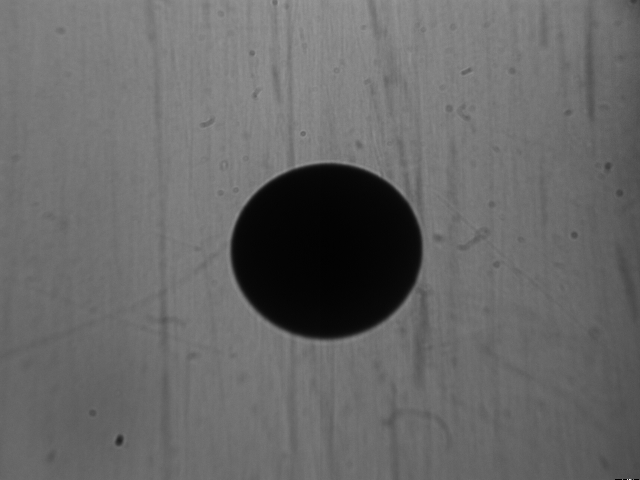
#> input picture 1-Images_gouttes/0387.jpg, 640 x 480 px
$ python Code.py
#> lines starting #> are read from the running program, lines starting #| are printed output that depends on the picture; after the words box and inside, x2 and y2 are one past the last pixel; in counts of white or black regions, pixels touching at a corner belong together
import cv2
import numpy as np

# Charger l'image
img = cv2.imread("1-Images_gouttes/0387.jpg")
#> img is the input picture: shape (480, 640, 3); min 0, max 255, mean 103.8

# Convertir en HSV
hsv_img = cv2.cvtColor(img, cv2.COLOR_BGR2HSV)
#> hsv_img: shape (480, 640, 3); mean H, S, V 0, 0, 103.8

# Définir les seuils pour détecter la goutte
bound_lower = np.array([0, 0, 0])      # Noir
bound_upper = np.array([180, 255, 50]) # Limite du noir

# Créer le masque pour extraire la goutte
mask_black = cv2.inRange(hsv_img, bound_lower, bound_upper)
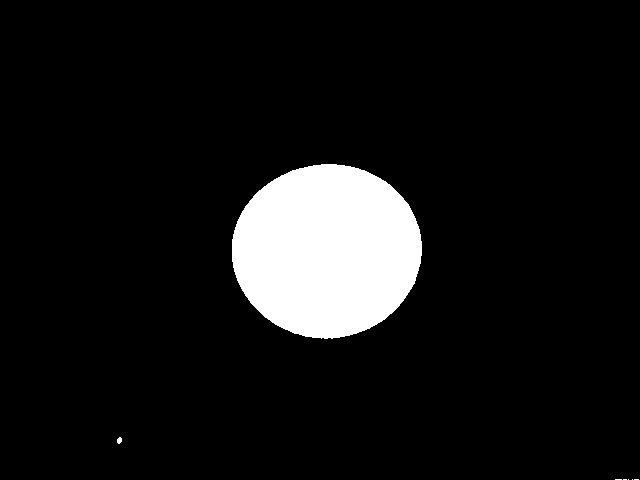
#> mask_black: shape (480, 640); 8.5% white; 7 white regions (5 under 20 px), largest, box (x1, y1, x2, y2) and area: (232, 164, 422, 339) 25948, (117, 437, 122, 444) 27

# Améliorer le masque avec des opérations morphologiques
kernel = np.ones((7, 7), np.uint8)
mask_black = cv2.morphologyEx(mask_black, cv2.MORPH_CLOSE, kernel)
#> mask_black: shape (480, 640); 8.5% white; 3 white regions, box (x1, y1, x2, y2) and area: (232, 164, 422, 339) 25953, (117, 437, 122, 444) 27, (615, 479, 640, 480) 25
mask_black = cv2.morphologyEx(mask_black, cv2.MORPH_OPEN, kernel)
#> mask_black: shape (480, 640); 8.4% white; 1 white region

# Trouver les contours
contours, _ = cv2.findContours(mask_black, cv2.RETR_EXTERNAL, cv2.CHAIN_APPROX_SIMPLE)
#> contours = 1 contour; box (x1, y1, x2, y2) and area: (232, 164, 422, 339) 25696

# Copier l'image pour affichage
output = img.copy()

# Vérifier qu'un contour est détecté
if contours:
    # Prendre le plus grand contour (supposé être la goutte)
    c = max(contours, key=cv2.contourArea)
#> c = contour of 258 points, box (x1, y1, x2, y2) (232, 164, 422, 339), area 25696

    # ---- 🔹 1. Surface (Aire) ----
    area = cv2.contourArea(c)
#> area = 25696

    # ---- 🔹 2. Diamètre équivalent (disque de même surface) ----
    diameter_eq = np.sqrt(4 * area / np.pi)
#> diameter_eq = 180.9

    # ---- 🔹 3. Centre de masse (Moment d'inertie) ----
    M = cv2.moments(c)
#> M = moments, m00 25696, centre m10/m00, m01/m00 = (326.4, 250.5)
    if M["m00"] != 0:
        cx = int(M["m10"] / M["m00"])
#> cx = 326
        cy = int(M["m01"] / M["m00"])
#> cy = 250
    else:
        cx, cy = 0, 0

    # ---- 🔹 4. Circularité ----
    perimeter = cv2.arcLength(c, True)
#> perimeter = 600.6
    circularity = (4 * np.pi * area) / (perimeter ** 2) if perimeter > 0 else 0
#> circularity = 0.895

    # ---- 🔹 5. Ratio des axes de l’ellipse ----
    if len(c) >= 5:  # Vérifier si l'on peut ajuster une ellipse
        ellipse = cv2.fitEllipse(c)
#> ellipse = ((326.4, 250.5), (173, 189.1), 85.64)
        (xc, yc), (major_axis, minor_axis), angle = ellipse
#> xc = 326.4; yc = 250.5; major_axis = 173; minor_axis = 189.1; angle = 85.64
        axis_ratio = major_axis / minor_axis if minor_axis > 0 else 1
#> axis_ratio = 0.915
        cv2.ellipse(output, ellipse, (0, 255, 0), 2)  # Dessiner l'ellipse
    else:
        axis_ratio = 1

    # Afficher les résultats
    print(f"📏 Surface: {area:.2f} px²")
#| 📏 Surface: 25696.00 px²
    print(f"⚫ Diamètre équivalent: {diameter_eq:.2f} px")
#| ⚫ Diamètre équivalent: 180.88 px
    print(f"📍 Centre de masse: ({cx}, {cy})")
#| 📍 Centre de masse: (326, 250)
    print(f"⭕ Circularité: {circularity:.4f}")
#| ⭕ Circularité: 0.8950
    print(f"📏 Ratio grand axe/petit axe: {axis_ratio:.2f}")
#| 📏 Ratio grand axe/petit axe: 0.91

    # Dessiner les contours et le centre de masse
    cv2.drawContours(output, [c], -1, (0, 0, 255), 2)
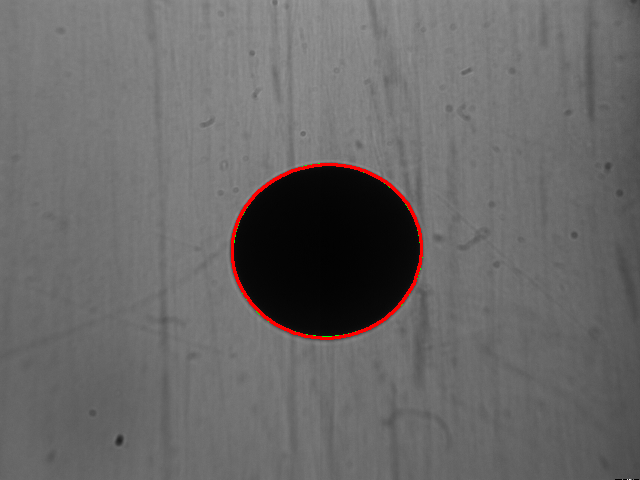
#> output: shape (480, 640, 3); mean B, G, R 103.5, 103.5, 105.1
    cv2.circle(output, (cx, cy), 5, (255, 0, 0), -1)  # Centre en bleu
#> output: shape (480, 640, 3); 0.03% of pixels changed, all inside (x1, y1, x2, y2) = (321, 245, 332, 256)

# Affichage final
cv2.imshow("Goutte détectée", output)
cv2.waitKey(0)
cv2.destroyAllWindows()

$ run again, with 1-Images_gouttes/1215.jpg copied over 1-Images_gouttes/0387.jpg
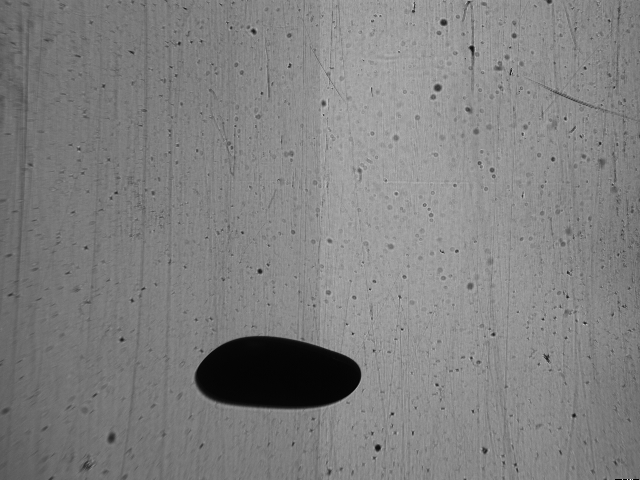
#> input picture 1-Images_gouttes/1215.jpg, 640 x 480 px
#> img is the input picture: shape (480, 640, 3); min 0, max 243, mean 128.2
#> hsv_img: shape (480, 640, 3); mean H, S, V 0, 0, 128.2
#> `mask_black = cv2.morphologyEx(mask_black, cv2.MORPH_OPEN, kernel)`:
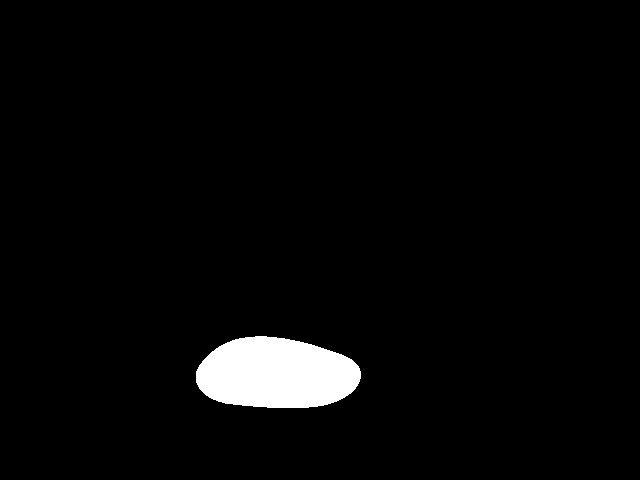
#> mask_black: shape (480, 640); 3% white; 1 white region
#> contours = 1 contour; box (x1, y1, x2, y2) and area: (196, 336, 361, 408) 9180
#> c = contour of 150 points, box (x1, y1, x2, y2) (196, 336, 361, 408), area 9180
#> area = 9180.5
#> diameter_eq = 108.1
#> M = moments, m00 9180.5, centre m10/m00, m01/m00 = (276, 373.6)
#> cx = 276
#> cy = 373
#> perimeter = 406.1
#> circularity = 0.699
#> ellipse = ((274.9, 374.2), (72.02, 166.5), 92.32)
#> xc = 274.9; yc = 374.2; major_axis = 72.02; minor_axis = 166.5; angle = 92.32
#> axis_ratio = 0.432
#| 📏 Surface: 9180.50 px²
#| ⚫ Diamètre équivalent: 108.12 px
#| 📍 Centre de masse: (276, 373)
#| ⭕ Circularité: 0.6994
#| 📏 Ratio grand axe/petit axe: 0.43
#> `cv2.drawContours(output, [c], -1, (0, 0, 255), 2)`:
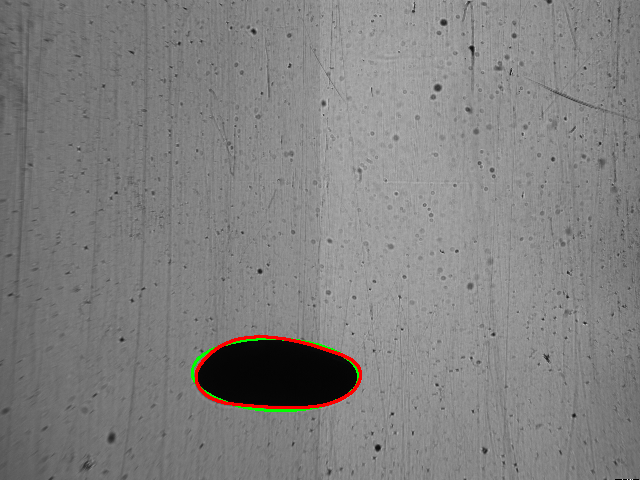
#> output: shape (480, 640, 3); mean B, G, R 127.8, 128.3, 128.9
